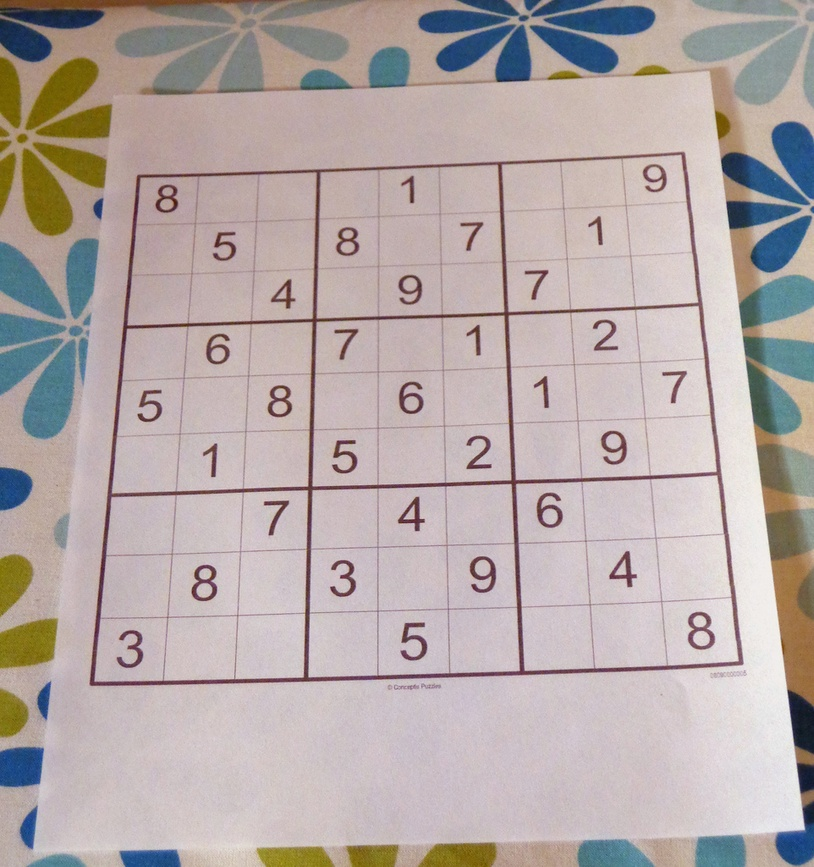
#> input picture DATA/sudoku.jpg, 814 x 867 px, shrunk from 962 x 1024 before the run
$ jupyter execute gradients_1.ipynb   (shell and % lines are left out)   (older library calls are emulated)
#> lines starting #> are read from the running program, lines starting #| are printed output that depends on the picture; after the words box and inside, x2 and y2 are one past the last pixel; in counts of white or black regions, pixels touching at a corner belong together
[cell 1]
import cv2
import matplotlib.pyplot as plt
import numpy as np

[cell 2]
def display_img (img):
    fig = plt.figure(figsize=(12,10))
    ax= fig.add_subplot(111)
    ax.imshow(img, cmap='gray')

[cell 3]
img = cv2.imread('../DATA/sudoku.jpg', 0)
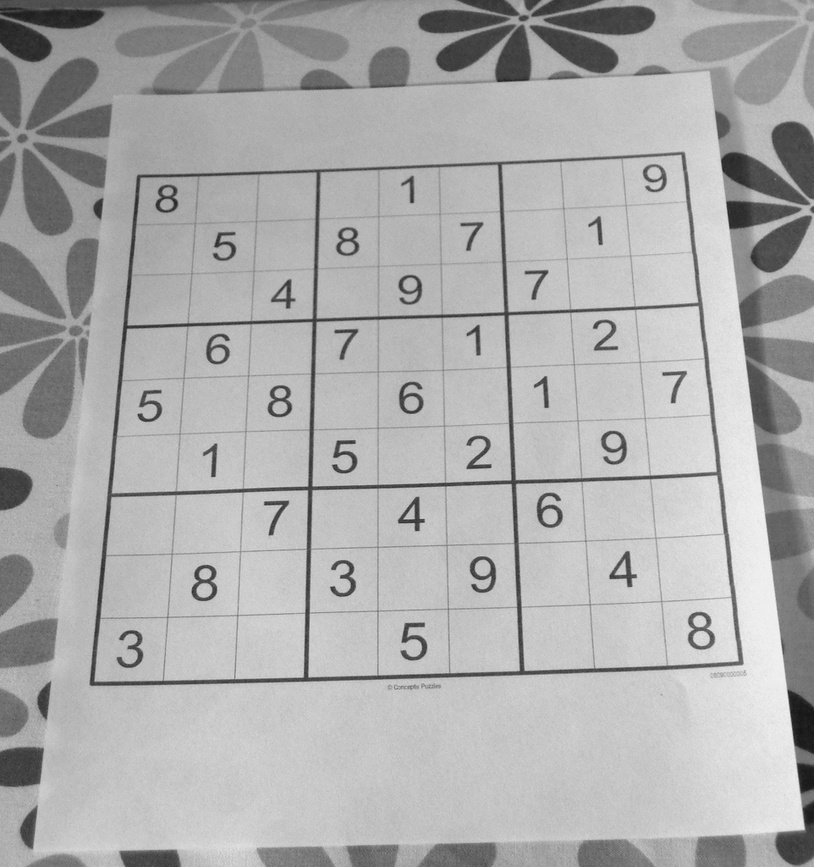
#> img: shape (867, 814); min 19, max 246, mean 172.7
display_img(img)

[cell 4]
sobelx= cv2.Sobel(img, cv2.CV_64F, dx=1, dy=0, ksize=5)
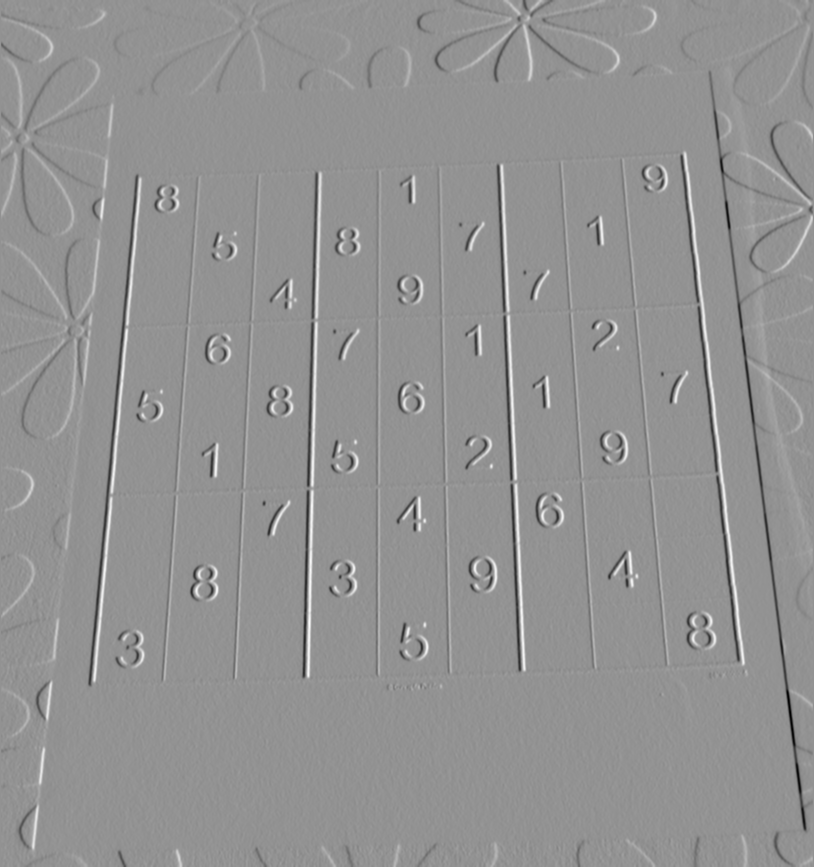
#> sobelx: shape (867, 814) float64; min -9131, max 6741, mean 1; drawn with min black and max white

depth is precision of each pixel

[cell 5]
display_img(sobelx)

[cell 6]
sobely= cv2.Sobel(img, cv2.CV_64F, dx=0, dy=1, ksize=5)
display_img(sobely)

[cell 7]
laplacian_img = cv2.Laplacian(img, cv2.CV_64F)
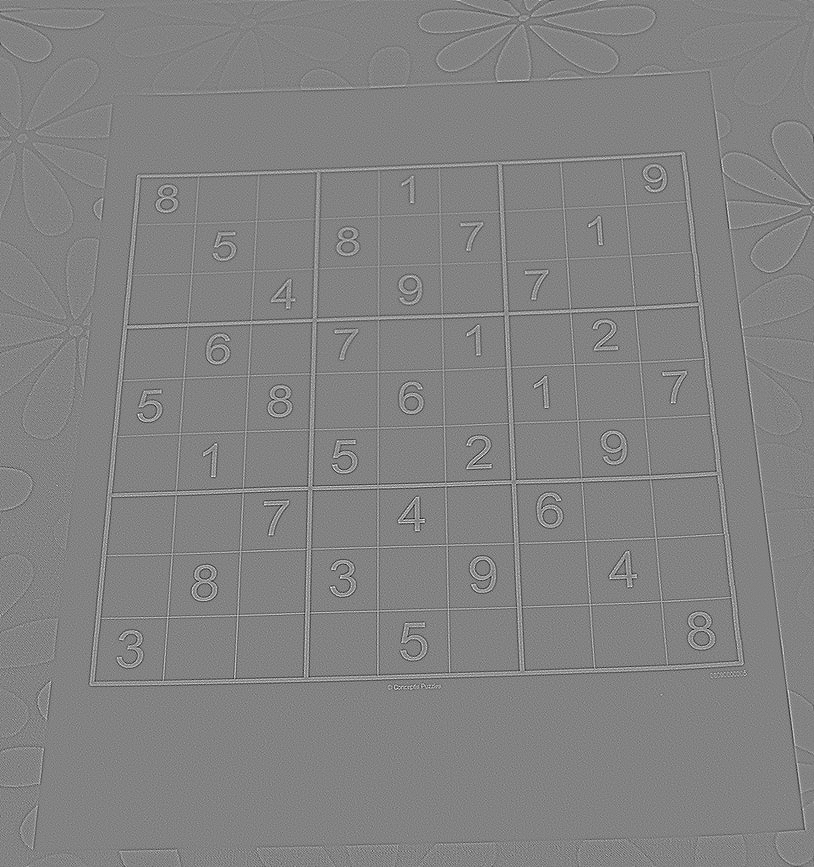
#> laplacian_img: shape (867, 814) float64; min -197, max 187, mean 0; drawn with min black and max white
display_img(laplacian_img)

[cell 8]
trail_img = cv2.addWeighted(src1=sobelx, alpha =0.5, src2=sobely, beta=0.5,gamma=2)
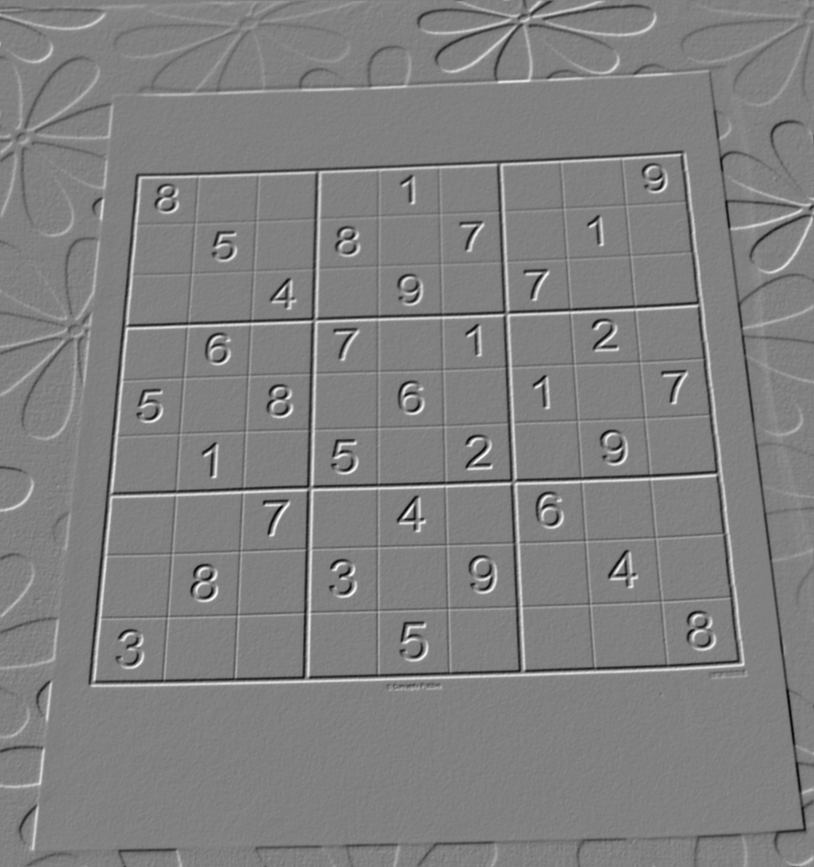
#> trail_img: shape (867, 814) float64; min -4421, max 4336, mean 4.5; drawn with min black and max white
display_img(trail_img)

[cell 9]
trail_img.max()
#> Out = 4336

[cell 10]
trail_img.min()
#> Out = -4421

[cell 11]
img.max()
#> Out = 246

[cell 12]
img.min()
#> Out = 19

[cell 13]
laplacian_img.max()
#> Out = 187

[cell 14]
ret, binary= cv2.threshold(trail_img, (trail_img.max()+trail_img.min())/2 -150, trail_img.max(), cv2.THRESH_BINARY)
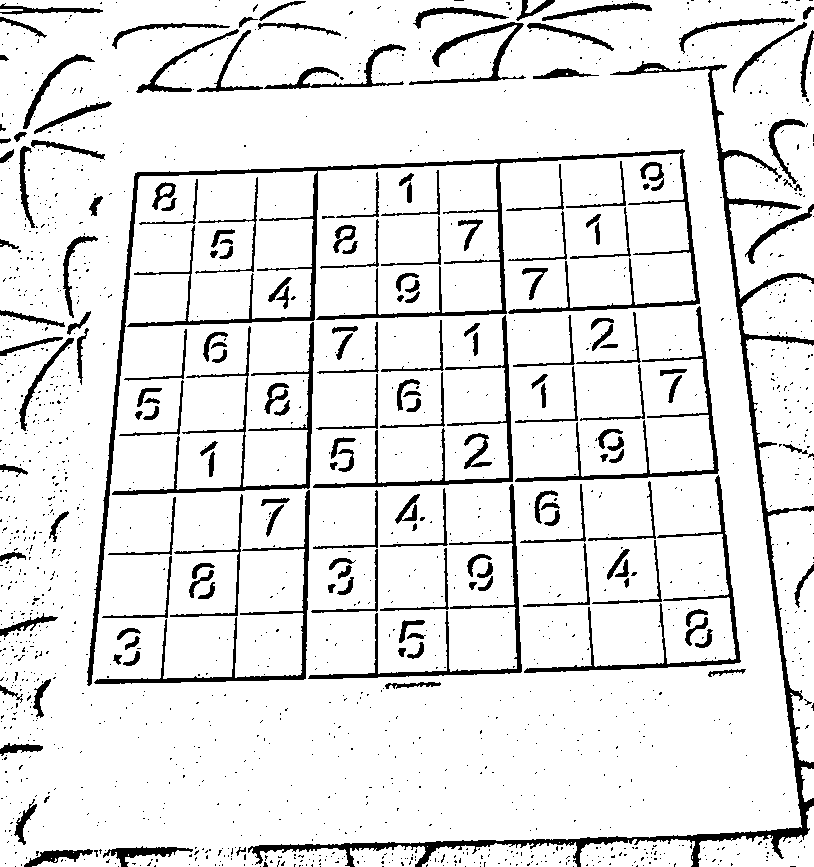
#> binary: shape (867, 814) float64; values 0 (black) and 4336 (white), 89.6% white; 1571 black regions (1389 under 20 px), largest, box (x1, y1, x2, y2) and area: (248, 61, 814, 867) 10072, (87, 149, 700, 686) 10032, (112, 322, 314, 495) 2601
#> ret = -192.5
display_img(binary)

[cell 15]
kernel = np.ones((4,4), np.uint8)

[cell 16]
ret, th1 = cv2.threshold(img, 160, 255, cv2.THRESH_BINARY)
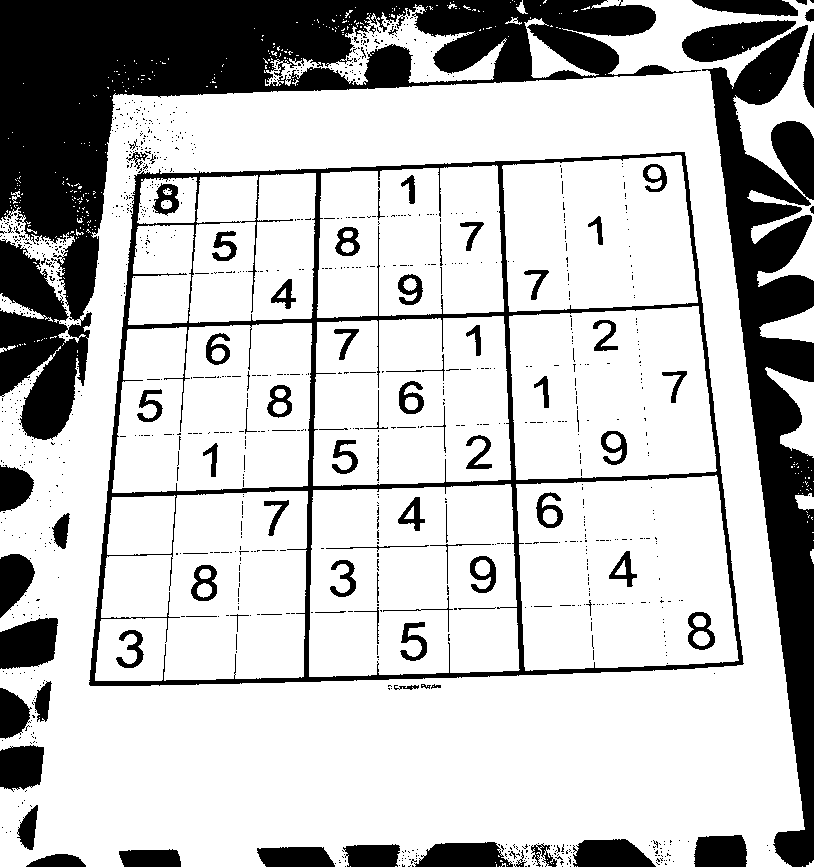
#> th1: shape (867, 814); 75.5% white; 1136 black regions (1041 under 20 px), largest, box (x1, y1, x2, y2) and area: (0, 0, 701, 440) 75716, (702, 25, 814, 867) 36080, (89, 152, 744, 686) 21747
display_img(th1)

$ run again, with DATA/Nadia_Murad.jpg copied over DATA/sudoku.jpg
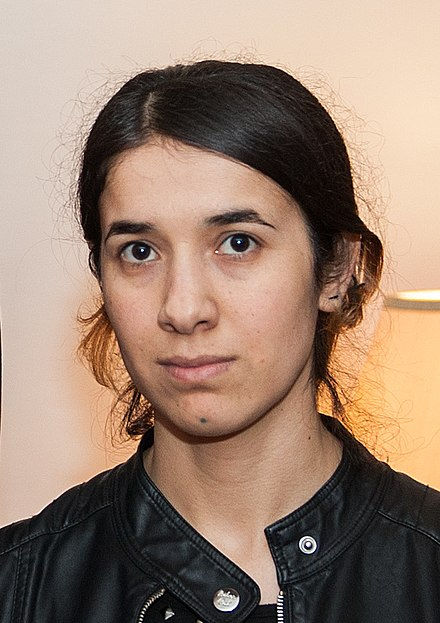
#> input picture DATA/Nadia_Murad.jpg, 440 x 623 px
#> `trail_img.max()`: Out = 8309
#> `trail_img.min()`: Out = -8206
#> `img.max()`: Out = 255
#> `img.min()`: Out = 0
#> `laplacian_img.max()`: Out = 504
#> `ret, binary= cv2.threshold(trail_img, (trail_img.max()+trail_img.min()..`:
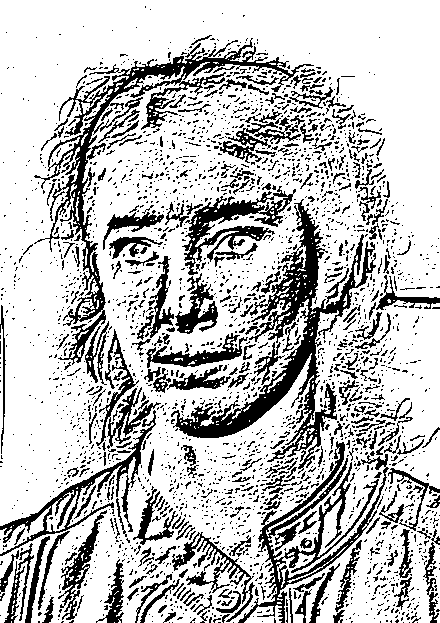
#> binary: shape (623, 440) float64; values 0 (black) and 8309 (white), 75.3% white; 2628 black regions (2306 under 20 px), largest, box (x1, y1, x2, y2) and area: (171, 199, 376, 474) 9358, (34, 38, 314, 365) 7604, (238, 441, 389, 623) 4341
#> ret = -98.5
#> `ret, th1 = cv2.threshold(img, 160, 255, cv2.THRESH_BINARY)`:
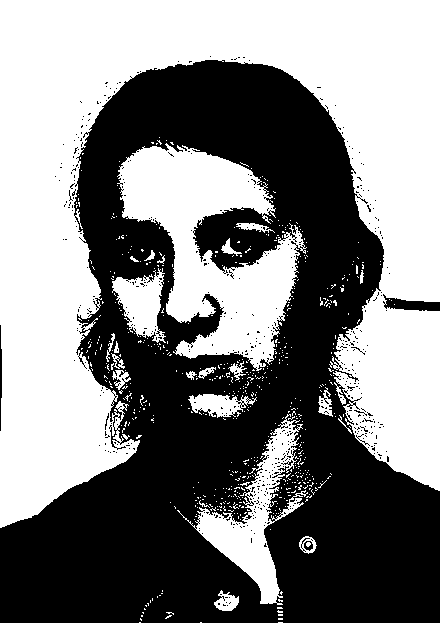
#> th1: shape (623, 440); 50.9% white; 538 black regions (531 under 20 px), largest, box (x1, y1, x2, y2) and area: (0, 60, 440, 623) 132714, (383, 294, 440, 311) 521, (0, 325, 2, 431) 155
